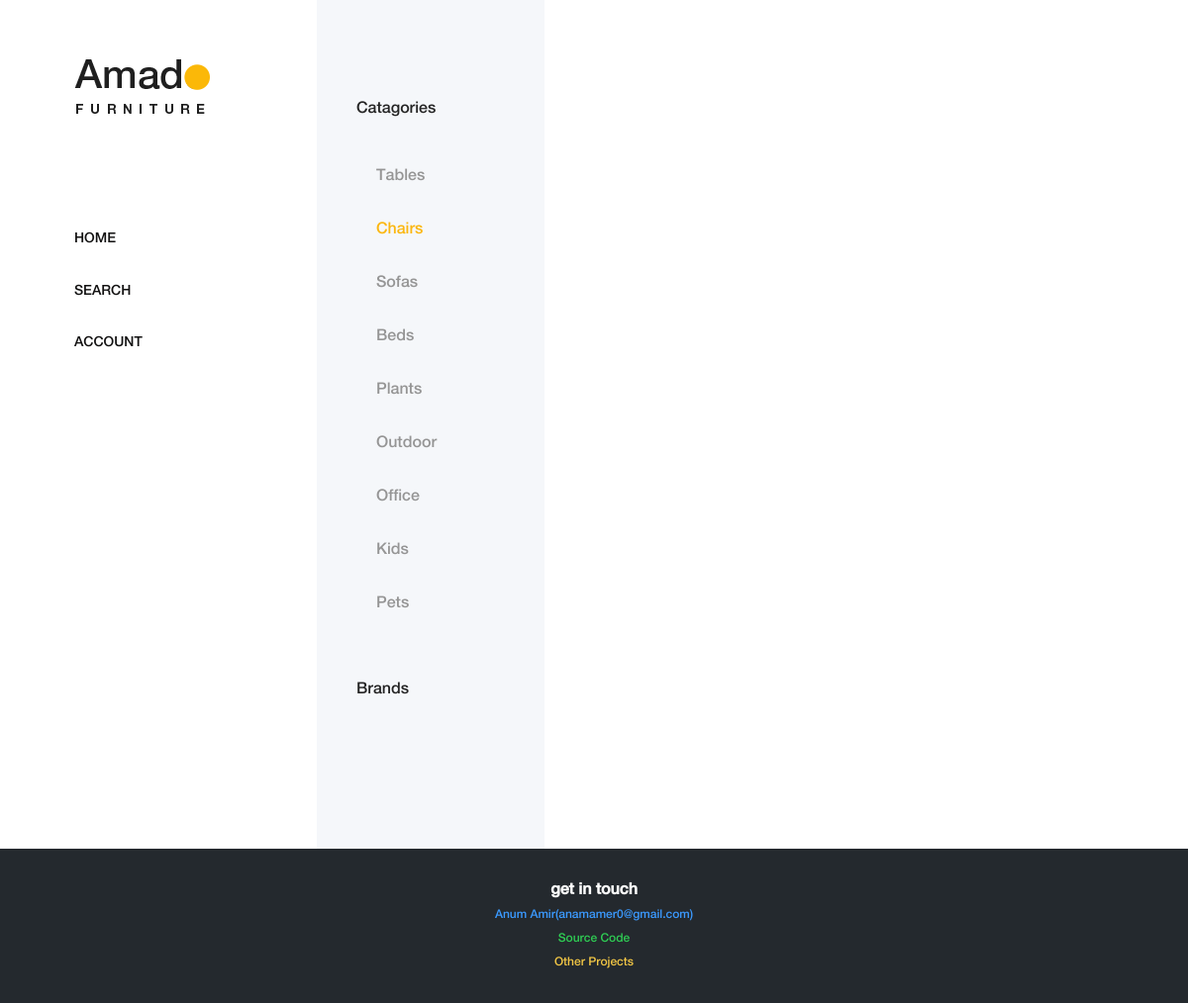
Before: /products.php?category_id=2 with the older database file.
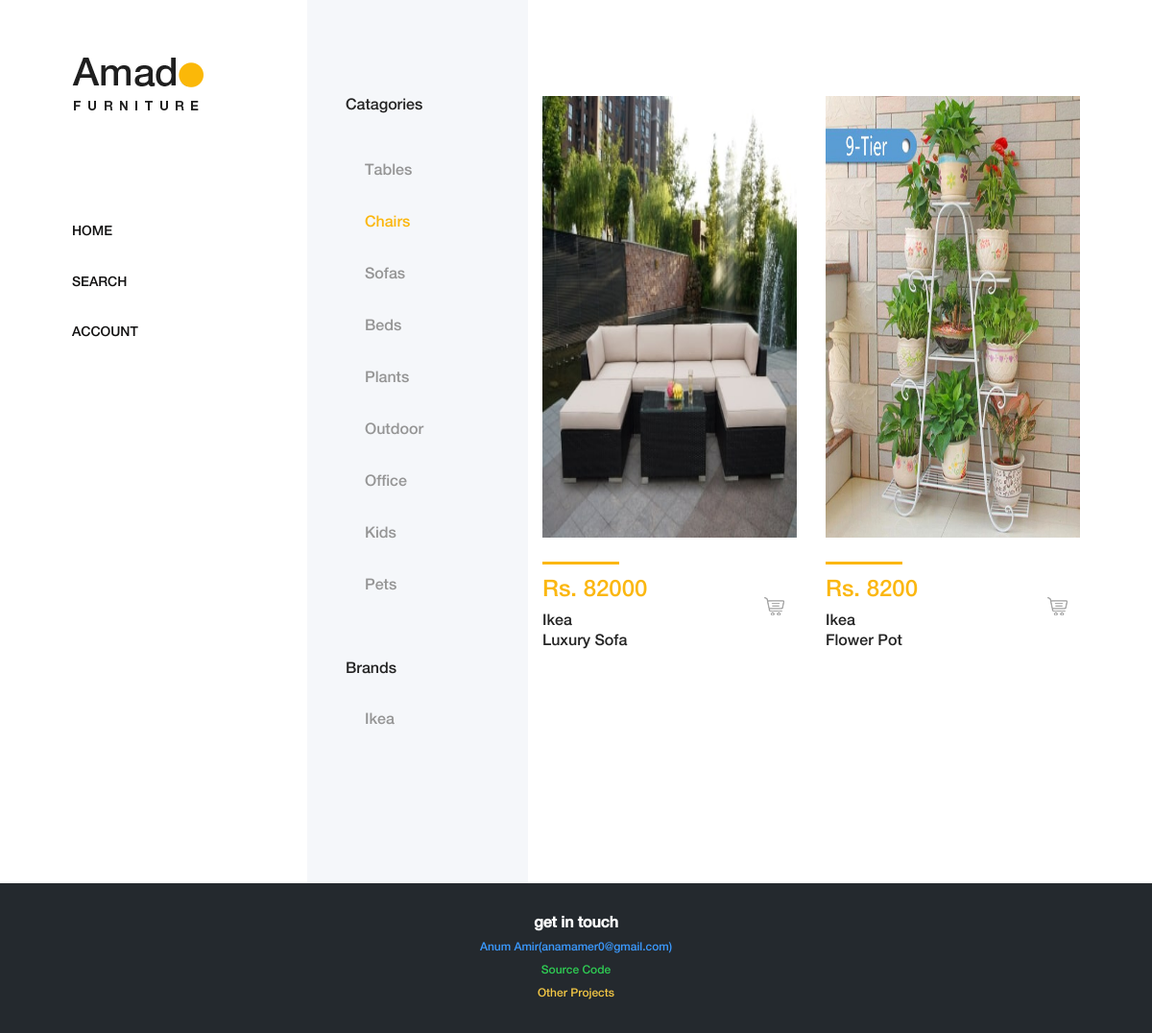
After: the same page with the newer database file.
### tables this page shows
CREATE TABLE `categories` (
  `id` int(11) NOT NULL,
  `name` varchar(255) NOT NULL,
  `category_status` int(11) NOT NULL DEFAULT '1'
);

CREATE TABLE `product_images` (
  `id` int(11) NOT NULL,
  `product_id` int(11) NOT NULL,
  `image_name` varchar(255) NOT NULL,
  `image_number` int(11) NOT NULL
);

CREATE TABLE `products` (
  `id` int(11) NOT NULL,
  `category_id` int(11) NOT NULL,
  `brand` varchar(255) NOT NULL,
  `brand_soundex` varchar(255) NOT NULL,
  `name` varchar(255) NOT NULL,
  `name_soundex` varchar(255) NOT NULL,
  `description` text NOT NULL,
  `price` int(11) NOT NULL,
  `quantity` int(11) NOT NULL,
  `product_status` int(11) NOT NULL DEFAULT '1'
);

### products.php (the view, shortened to what this page needs)
<?php
require_once 'connect.php';
if (isset($_GET['category_id'])) {
    $categoryQuery = "SELECT * FROM categories";
    $categoryQueryResult = mysqli_query($dbConnect, $categoryQuery);
    $category_id = $_GET['category_id'];
    $productBrandQuery = "SELECT DISTINCT brand FROM products WHERE category_id = $category_id";
    $productBrandQueryResult = mysqli_query($dbConnect, $productBrandQuery);
    $productQuery = "SELECT * FROM products WHERE category_id = $category_id AND product_status = '1'";
    $productQueryResult = mysqli_query($dbConnect, $productQuery);
}
?>
<!DOCTYPE html>
<html lang="en">
  <head>
    <?php
include 'includes/amado/head.php';
?>
  </head>
  <body>
    <div class="main-content-wrapper d-flex clearfix">
      <?php
include_once 'includes/amado/sideNavBar.php';
?>
      <div class="shop_sidebar_area">
        <div class="widget catagory mb-50">
          <h6 class="widget-title mb-30">Catagories
          </h6>
          <div class="catagories-menu">
            <ul>
              <?php while ($category = $categoryQueryResult->fetch_assoc()) {
    ?>
              <li
                  <?php if ($category['id'] == $category_id) {
        echo 'class="active"';
    } ?> >
              <a href="products.php?category_id=<?php echo $category['id'] ?>">
                <?php echo ucwords($category['name']); ?>
              </a>
              </li>
            <?php
}?>
            </ul>
        </div>
      </div>
      <div class="widget brands mb-50">
        <h6 class="widget-title mb-30">Brands
        </h6>
        <div class="widget-desc">
          <?php
          if (mysqli_num_rows($productBrandQueryResult)>0) {
              while ($productBrand = $productBrandQueryResult->fetch_assoc()) {
                  ?>
          <div class="form-check">
            <label>
              <?php echo ucwords($productBrand['brand']); ?>
            </label>
          </div>
          <?php
              }
          }
?>
        </div>
      </div>
    </div>
    <div class="amado_product_area section-padding-100">
      <div class="container-fluid">
        <div class="row">
          <?php
          if (mysqli_num_rows($productQueryResult)>0) {
              while ($product = $productQueryResult->fetch_assoc()) {
                  ?>
          <div class="col-12 col-sm-6 col-md-12 col-xl-6">
            <div class="single-product-wrapper">
              <div class="product-img">
              <?php
$productImageQuery = "SELECT * FROM product_images WHERE product_id = $product[id]";
                  $productImageQueryResult = mysqli_query($dbConnect, $productImageQuery);
                  if (mysqli_num_rows($productImageQueryResult)>0) {
                      while ($productImage = $productImageQueryResult->fetch_assoc()) {
                          ?>
                          <?php
if ($productImage['image_number'] == '0') { ?>
                <img style="height:460px" src="myAssets/images/productImages/<?php echo $productImage['image_name'];?>">
                <?php } ?>
        <?php
                      }
                  } ?>
              </div>
              <div class="product-description d-flex align-items-center justify-content-between">
                <div class="product-meta-data">
                  <div class="line">
                  </div>
                  <p class="product-price">Rs.
                    <?php echo $product['price'] ?>
                  </p>
                  <a href="productDetails.php?product_id=<?php echo $product['id'] ?>">
                    <h6>
                      <?php echo ucwords($product['brand']) .'<br>'. ucwords($product['name']) ?>
                    </h6>
                  </a>
                </div>
                                <div class="ratings-cart text-right">
                                    <div class="cart">
                                      <form action="cartController.php?product_id=<?php echo $product['id']?>" method="Post">
                                      <button type="submit" name="addToCart" class="btn btn-link" data-toggle="tooltip" data-placement="left" title="Add to Cart"><img src="myAssets/amado/img/core-img/cart.png" alt=""></button>
                                    </form>
                                    </div>
                                </div>
              </div>
            </div>
          </div>
          <?php
              }
          }?>
        </div>
      </div>
    </div>
    </div>
  <?php
  include_once 'includes/amado/footer.php';
  ?>
  </body>
</html>

### includes/amado/head.php (shortened to what this page needs)
    <link rel="stylesheet" href="myAssets/amado/css/core-style.css">
    <link rel="stylesheet" href="myAssets/css/footer.css">
<link rel="stylesheet" href="https://use.fontawesome.com/releases/v5.2.0/css/all.css">

### includes/amado/sideNavBar.php (shortened to what this page needs)
        <header class="header-area clearfix">
            <div class="logo">
                <a href="index.php"><img src="myAssets/amado/img/core-img/logo.png" alt=""></a>
            </div>
            <nav class="amado-nav">
                <ul>
                    <li <?php if (isset($pageIndicator) && strpos($pageIndicator, 'index') !== false) {
    echo 'class="active"';
}
?>><a href="/index.php">Home</a></li>
                    <li <?php if (isset($pageIndicator) && strpos($pageIndicator, 'search') !== false) {
    echo 'class="active"';
}
?>><a href="#" class="search-nav">Search</a></li>
                    <li <?php if (isset($pageIndicator) && strpos($pageIndicator, 'account') !== false) {
    echo 'class="active"';
}
?>><a href="/dashboardRedirector.php">Account</a></li>
                </ul>
            </nav>
        </header>

### includes/amado/footer.php
<footer>
  <div class="container">
    <b> get in touch</b>
    <br>
    <a href="mailto:anamamer0@gmail.com" class="my-email">Anum Amir(anamamer0@gmail.com)</a>
    <br>
    <a href="https://github.com/Anum1212/amadoFurniture.git" class="my-project-code">Source Code</a>
    <br>
    <a href="http://aua.net.pk" class="my-other-projects">Other Projects</a>
  </div>
</footer>

### myAssets/amado/css/core-style.css (style rules this page uses)
* { margin: 0; padding: 0; }
body { font-family: "helveticaneuemedium"; font-size: 16px; }
h1, h2, h3, h4, h5, h6 { color: #242424; line-height: 1.3; font-weight: 400; }
p { color: #6d6d6d; font-size: 16px; line-height: 1.9; font-weight: 400; }
a { -webkit-transition: all 500ms ease 0s; transition: all 500ms ease 0s; text-decoration: none; outline: 0 solid transparent; color: #131212; font-weight: 400; font-size: 12px; }
ul, ol { margin: 0; }
ul li, ol li { list-style: none; }
img { height: auto; max-width: 100%; }
.mb-30 { margin-bottom: 30px !important; }
.mb-50 { margin-bottom: 50px !important; }
.section-padding-100 { padding-top: 100px; padding-bottom: 100px; }
.main-content-wrapper { position: relative; z-index: 1; -webkit-transition-duration: 500ms; transition-duration: 500ms; -ms-flex-wrap: wrap; flex-wrap: wrap; }
.main-content-wrapper .header-area { -webkit-transition-duration: 500ms; transition-duration: 500ms; position: relative; z-index: 1; -webkit-box-flex: 0; -ms-flex: 0 0 320px; flex: 0 0 320px; width: 320px; max-width: 320px; background-color: #fff; padding: 60px 75px; }
.main-content-wrapper .header-area .logo { margin-bottom: 100px; display: block; }
.main-content-wrapper .header-area .amado-nav li a { font-size: 14px; text-transform: uppercase; position: relative; z-index: 1; padding: 20px 0; display: block; line-height: 0.9; color: #131212; font-weight: normal; }
.main-content-wrapper .header-area .amado-nav li a::after { -webkit-transition-duration: 500ms; transition-duration: 500ms; width: 30px; height: 3px; position: absolute; top: 50%; margin-top: -1.5px; left: -150px; background-color: #fbb710; z-index: 10; content: ''; }
.main-content-wrapper .shop_sidebar_area { position: relative; z-index: 1; -webkit-box-flex: 0; -ms-flex: 0 0 230px; flex: 0 0 230px; width: 230px; max-width: 230px; background-color: #f5f7fa; padding: 100px 40px; }
.main-content-wrapper .amado_product_area { position: relative; z-index: 1; -webkit-box-flex: 0; -ms-flex: 0 0 calc(95% - 550px); flex: 0 0 calc(95% - 550px); width: calc(95% - 550px); max-width: calc(95% - 550px); }
.single-product-wrapper { position: relative; z-index: 1; margin-bottom: 50px; overflow: hidden; background-color: #ffffff; }
.single-product-wrapper .product-img { position: relative; z-index: 1; overflow: hidden; }
.single-product-wrapper .product-img img { width: 100%; -webkit-transition-duration: 500ms; transition-duration: 500ms; }
.single-product-wrapper .product-description { position: relative; z-index: 1; margin-top: 25px; }
.single-product-wrapper .product-description .product-meta-data .line { width: 80px; height: 3px; background-color: #fbb710; margin-bottom: 15px; display: block; }
.single-product-wrapper .product-description .product-meta-data .product-price { line-height: 1; color: #fbb710; font-size: 24px; margin-bottom: 10px; }
.single-product-wrapper .product-description .product-meta-data a { display: block; }
.single-product-wrapper .product-description .product-meta-data a h6 { margin-bottom: 0; }
.single-product-wrapper .product-description .ratings-cart .cart { display: block; }
.widget { position: relative; z-index: 1; }
.widget .widget-title { font-size: 16px; text-transform: capitalize; color: #242424; }
.widget .catagories-menu li a { text-transform: capitalize; font-size: 16px; padding: 15px 0 15px 20px; display: block; font-weight: 400; color: #959595; }
.widget .catagories-menu li.active a { color: #fbb710; }
.widget.brands .form-check { margin-bottom: 25px; }
.widget.brands .form-check label { -webkit-transition-duration: 500ms; transition-duration: 500ms; font-size: 16px; color: #959595; font-weight: 400; cursor: pointer; }
.widget.brands .form-check:last-child { margin-bottom: 0; }

### myAssets/css/footer.css (style rules this page uses)
footer { text-align: center; background-color: #24292E; color: #fff; padding-top: 30px; padding-bottom: 30px; }
footer .my-email { color: rgb(59, 154, 255) }
footer .my-project-code { color: rgb(47, 206, 84) }
footer .my-other-projects { color: rgb(243, 199, 69) }

Changed rows visible on the page:
added products: price "82000", brand "Ikea", name "Luxury Sofa"
added product_images: image_name (picture), shown under "82000"
added products: price "8200", brand "Ikea", name "Flower Pot"
added product_images: image_name (picture), shown under "8200"
Other visible differences:
new list line: "Ikea"
